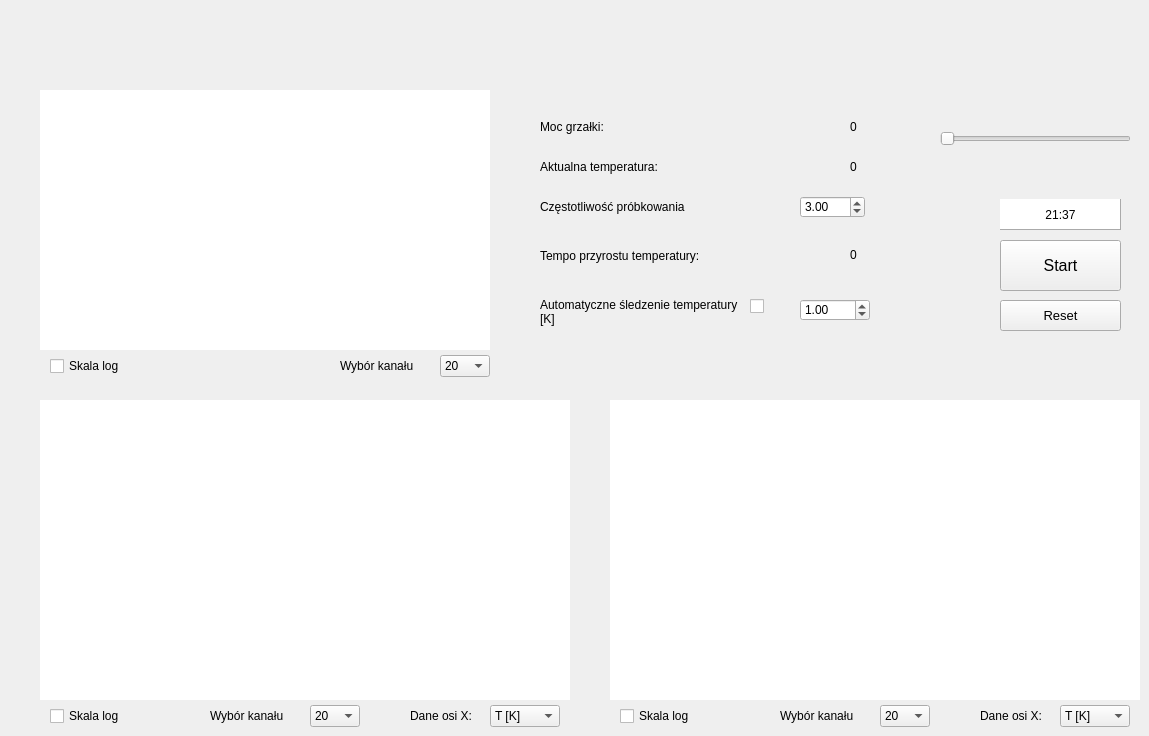
    <widget class="QWidget" name="page_pomiar_oporu">
     <widget class="QWidget" name="widget_temp" native="true">
      <property name="geometry">
       <rect>
        <x>40</x>
        <y>90</y>
        <width>450</width>
        <height>260</height>
       </rect>
      </property>
      <property name="styleSheet">
       <string notr="true">background-color: rgb(255, 255, 255);</string>
      </property>
     </widget>
     <widget class="QWidget" name="widget_probka1" native="true">
      <property name="geometry">
       <rect>
        <x>40</x>
        <y>400</y>
        <width>530</width>
        <height>300</height>
       </rect>
      </property>
      <property name="styleSheet">
       <string notr="true">background-color: rgb(255, 255, 255);</string>
      </property>
     </widget>
     <widget class="QWidget" name="widget_probka2" native="true">
      <property name="geometry">
       <rect>
        <x>610</x>
        <y>400</y>
        <width>530</width>
        <height>300</height>
       </rect>
      </property>
      <property name="styleSheet">
       <string notr="true">background-color: rgb(255, 255, 255);</string>
      </property>
     </widget>
     <widget class="QCheckBox" name="skala_temp">
      <property name="geometry">
       <rect>
        <x>50</x>
        <y>355</y>
        <width>141</width>
        <height>22</height>
       </rect>
      </property>
      <property name="font">
       <font>
        <pointsize>9</pointsize>
       </font>
      </property>
      <property name="text">
       <string>Skala log</string>
      </property>
     </widget>
     <widget class="QCheckBox" name="skala_probka1">
      <property name="geometry">
       <rect>
        <x>50</x>
        <y>705</y>
        <width>81</width>
        <height>22</height>
       </rect>
      </property>
      <property name="font">
       <font>
        <pointsize>9</pointsize>
       </font>
      </property>
      <property name="text">
       <string>Skala log</string>
      </property>
     </widget>
     <widget class="QCheckBox" name="skala_probka2">
      <property name="geometry">
       <rect>
        <x>620</x>
        <y>705</y>
        <width>91</width>
        <height>22</height>
       </rect>
      </property>
      <property name="font">
       <font>
        <pointsize>9</pointsize>
       </font>
      </property>
      <property name="text">
       <string>Skala log</string>
      </property>
     </widget>
     <widget class="QComboBox" name="comboBox_kanaly1">
      <property name="geometry">
       <rect>
        <x>310</x>
        <y>705</y>
        <width>50</width>
        <height>22</height>
       </rect>
      </property>
      <property name="font">
       <font>
        <pointsize>9</pointsize>
       </font>
      </property>
      <property name="currentText">
       <string>20</string>
      </property>
      <item>
       <property name="text">
        <string>20</string>
       </property>
      </item>
      <item>
       <property name="text">
        <string>Kanał 2</string>
       </property>
      </item>
      <item>
       <property name="text">
        <string>Kanał 3</string>
       </property>
      </item>
      <item>
       <property name="text">
        <string>Kanał 4</string>
       </property>
      </item>
      <item>
       <property name="text">
        <string>Kanał 5</string>
       </property>
      </item>
      <item>
       <property name="text">
        <string>Kanał 6</string>
       </property>
      </item>
      <item>
       <property name="text">
        <string>Kanał 7</string>
       </property>
      </item>
      <item>
       <property name="text">
        <string>Kanał 8</string>
       </property>
      </item>
      <item>
       <property name="text">
        <string>Kanał 9</string>
       </property>
      </item>
      <item>
       <property name="text">
        <string>Kanał 10</string>
       </property>
      </item>
      <item>
       <property name="text">
        <string>Kanał 11</string>
       </property>
      </item>
      <item>
       <property name="text">
        <string>Kanał 12</string>
       </property>
      </item>
      <item>
       <property name="text">
        <string>Kanał 13</string>
       </property>
      </item>
      <item>
       <property name="text">
        <string>Kanał 14</string>
       </property>
      </item>
      <item>
       <property name="text">
        <string>Kanał 15</string>
       </property>
      </item>
      <item>
       <property name="text">
        <string>Kanał 16</string>
       </property>
      </item>
      <item>
       <property name="text">
        <string>Kanał 17</string>
       </property>
      </item>
      <item>
       <property name="text">
        <string>Kanał 18</string>
       </property>
      </item>
      <item>
       <property name="text">
        <string>Kanał 19</string>
       </property>
      </item>
      <item>
       <property name="text">
        <string>Kanał 20</string>
       </property>
      </item>
     </widget>
     <widget class="QComboBox" name="comboBox_kanaly2">
      <property name="geometry">
       <rect>
        <x>880</x>
        <y>705</y>
        <width>50</width>
        <height>22</height>
       </rect>
      </property>
      <property name="font">
       <font>
        <pointsize>9</pointsize>
       </font>
      </property>
      <item>
       <property name="text">
        <string>20</string>
       </property>
      </item>
      <item>
       <property name="text">
        <string>Kanał 2</string>
       </property>
      </item>
      <item>
       <property name="text">
        <string>Kanał 3</string>
       </property>
      </item>
      <item>
       <property name="text">
        <string>Kanał 4</string>
       </property>
      </item>
      <item>
       <property name="text">
        <string>Kanał 5</string>
       </property>
      </item>
      <item>
       <property name="text">
        <string>Kanał 6</string>
       </property>
      </item>
      <item>
       <property name="text">
        <string>Kanał 7</string>
       </property>
      </item>
      <item>
       <property name="text">
        <string>Kanał 8</string>
       </property>
      </item>
      <item>
       <property name="text">
        <string>Kanał 9</string>
       </property>
      </item>
      <item>
       <property name="text">
        <string>Kanał 10</string>
       </property>
      </item>
      <item>
       <property name="text">
        <string>Kanał 11</string>
       </property>
      </item>
      <item>
       <property name="text">
        <string>Kanał 12</string>
       </property>
      </item>
      <item>
       <property name="text">
        <string>Kanał 13</string>
       </property>
      </item>
      <item>
       <property name="text">
        <string>Kanał 14</string>
       </property>
      </item>
      <item>
       <property name="text">
        <string>Kanał 15</string>
       </property>
      </item>
      <item>
       <property name="text">
        <string>Kanał 16</string>
       </property>
      </item>
      <item>
       <property name="text">
        <string>Kanał 17</string>
       </property>
      </item>
      <item>
       <property name="text">
        <string>Kanał 18</string>
       </property>
      </item>
      <item>
       <property name="text">
        <string>Kanał 19</string>
       </property>
      </item>
      <item>
       <property name="text">
        <string>Kanał 20</string>
       </property>
      </item>
     </widget>
     <widget class="QLabel" name="label_wybor1">
      <property name="geometry">
       <rect>
        <x>210</x>
        <y>705</y>
        <width>91</width>
        <height>22</height>
       </rect>
      </property>
      <property name="font">
       <font>
        <pointsize>9</pointsize>
       </font>
      </property>
      <property name="text">
       <string>Wybór kanału</string>
      </property>
     </widget>
     <widget class="QLabel" name="label_wybor2">
      <property name="geometry">
       <rect>
        <x>780</x>
        <y>705</y>
        <width>101</width>
        <height>22</height>
       </rect>
      </property>
      <property name="font">
       <font>
        <pointsize>9</pointsize>
       </font>
      </property>
      <property name="text">
       <string>Wybór kanału</string>
      </property>
     </widget>
     <widget class="QLabel" name="label_danex1">
      <property name="geometry">
       <rect>
        <x>410</x>
        <y>705</y>
        <width>81</width>
        <height>22</height>
       </rect>
      </property>
      <property name="font">
       <font>
        <pointsize>9</pointsize>
       </font>
      </property>
      <property name="text">
       <string>Dane osi X:</string>
      </property>
     </widget>
     <widget class="QComboBox" name="comboBox_osx1">
      <property name="geometry">
       <rect>
        <x>490</x>
        <y>705</y>
        <width>70</width>
        <height>22</height>
       </rect>
      </property>
      <property name="font">
       <font>
        <pointsize>9</pointsize>
       </font>
      </property>
      <item>
       <property name="text">
        <string>T [K]</string>
       </property>
      </item>
      <item>
       <property name="text">
        <string>t [s]</string>
       </property>
      </item>
     </widget>
     <widget class="QLabel" name="label_danex2">
      <property name="geometry">
       <rect>
        <x>980</x>
        <y>705</y>
        <width>81</width>
        <height>22</height>
       </rect>
      </property>
      <property name="font">
       <font>
        <pointsize>9</pointsize>
       </font>
      </property>
      <property name="text">
       <string>Dane osi X:</string>
      </property>
     </widget>
     <widget class="QComboBox" name="comboBox_osx2">
      <property name="geometry">
       <rect>
        <x>1060</x>
        <y>705</y>
        <width>70</width>
        <height>22</height>
       </rect>
      </property>
      <property name="font">
       <font>
        <pointsize>9</pointsize>
       </font>
      </property>
      <item>
       <property name="text">
        <string>T [K]</string>
       </property>
      </item>
      <item>
       <property name="text">
        <string>t [s]</string>
       </property>
      </item>
     </widget>
     <widget class="QPushButton" name="pushButton_start">
      <property name="geometry">
       <rect>
        <x>1000</x>
        <y>240</y>
        <width>121</width>
        <height>51</height>
       </rect>
      </property>
      <property name="font">
       <font>
        <pointsize>12</pointsize>
       </font>
      </property>
      <property name="text">
       <string>Start</string>
      </property>
     </widget>
     <widget class="QComboBox" name="comboBox_kanaly1_2">
      <property name="geometry">
       <rect>
        <x>440</x>
        <y>355</y>
        <width>50</width>
        <height>22</height>
       </rect>
      </property>
      <property name="font">
       <font>
        <pointsize>9</pointsize>
       </font>
      </property>
      <property name="currentText">
       <string>20</string>
      </property>
      <item>
       <property name="text">
        <string>20</string>
       </property>
      </item>
      <item>
       <property name="text">
        <string>Kanał 2</string>
       </property>
      </item>
      <item>
       <property name="text">
        <string>Kanał 3</string>
       </property>
      </item>
      <item>
       <property name="text">
        <string>Kanał 4</string>
       </property>
      </item>
      <item>
       <property name="text">
        <string>Kanał 5</string>
       </property>
      </item>
      <item>
       <property name="text">
        <string>Kanał 6</string>
       </property>
      </item>
      <item>
       <property name="text">
        <string>Kanał 7</string>
       </property>
      </item>
      <item>
       <property name="text">
        <string>Kanał 8</string>
       </property>
      </item>
      <item>
       <property name="text">
        <string>Kanał 9</string>
       </property>
      </item>
      <item>
       <property name="text">
        <string>Kanał 10</string>
       </property>
      </item>
      <item>
       <property name="text">
        <string>Kanał 11</string>
       </property>
      </item>
      <item>
       <property name="text">
        <string>Kanał 12</string>
       </property>
      </item>
      <item>
       <property name="text">
        <string>Kanał 13</string>
       </property>
      </item>
      <item>
       <property name="text">
        <string>Kanał 14</string>
       </property>
      </item>
      <item>
       <property name="text">
        <string>Kanał 15</string>
       </property>
      </item>
      <item>
       <property name="text">
        <string>Kanał 16</string>
       </property>
      </item>
      <item>
       <property name="text">
        <string>Kanał 17</string>
       </property>
      </item>
      <item>
       <property name="text">
        <string>Kanał 18</string>
       </property>
      </item>
      <item>
       <property name="text">
        <string>Kanał 19</string>
       </property>
      </item>
      <item>
       <property name="text">
        <string>Kanał 20</string>
       </property>
      </item>
     </widget>
     <widget class="QLabel" name="label_wybor1_2">
      <property name="geometry">
       <rect>
        <x>340</x>
        <y>355</y>
        <width>91</width>
        <height>22</height>
       </rect>
      </property>
      <property name="font">
       <font>
        <pointsize>9</pointsize>
       </font>
      </property>
      <property name="text">
       <string>Wybór kanału</string>
      </property>
     </widget>
     <widget class="QDoubleSpinBox" name="doubleSpinBox_czestotliowsc">
      <property name="geometry">
       <rect>
        <x>800</x>
        <y>196</y>
        <width>65</width>
        <height>22</height>
       </rect>
      </property>
      <property name="minimum">
       <double>1.000000000000000</double>
      </property>
      <property name="maximum">
       <double>300.000000000000000</double>
      </property>
      <property name="singleStep">
       <double>1.000000000000000</double>
      </property>
      <property name="value">
       <double>3.000000000000000</double>
      </property>
     </widget>
     <widget class="QLabel" name="label_automtyczne">
      <property name="geometry">
       <rect>
        <x>540</x>
        <y>294</y>
        <width>209</width>
        <height>36</height>
       </rect>
      </property>
      <property name="font">
       <font>
        <pointsize>9</pointsize>
        <stylestrategy>PreferDefault</stylestrategy>
       </font>
      </property>
      <property name="acceptDrops">
       <bool>false</bool>
      </property>
      <property name="autoFillBackground">
       <bool>false</bool>
      </property>
      <property name="text">
       <string>Automatyczne śledzenie temperatury [K]</string>
      </property>
      <property name="textFormat">
       <enum>Qt::AutoText</enum>
      </property>
      <property name="wordWrap">
       <bool>true</bool>
      </property>
     </widget>
     <widget class="QLabel" name="label_srednie_tempo">
      <property name="geometry">
       <rect>
        <x>850</x>
        <y>246</y>
        <width>16</width>
        <height>18</height>
       </rect>
      </property>
      <property name="font">
       <font>
        <pointsize>9</pointsize>
       </font>
      </property>
      <property name="text">
       <string>0</string>
      </property>
     </widget>
     <widget class="QLabel" name="label_czestotliwosc">
      <property name="geometry">
       <rect>
        <x>540</x>
        <y>198</y>
        <width>171</width>
        <height>18</height>
       </rect>
      </property>
      <property name="font">
       <font>
        <pointsize>9</pointsize>
        <stylestrategy>PreferDefault</stylestrategy>
       </font>
      </property>
      <property name="acceptDrops">
       <bool>false</bool>
      </property>
      <property name="autoFillBackground">
       <bool>false</bool>
      </property>
      <property name="text">
       <string>Częstotliwość próbkowania</string>
      </property>
      <property name="textFormat">
       <enum>Qt::AutoText</enum>
      </property>
      <property name="wordWrap">
       <bool>true</bool>
      </property>
     </widget>
     <widget class="QDoubleSpinBox" name="doubleSpinBox_sledzenie">
      <property name="geometry">
       <rect>
        <x>800</x>
        <y>299</y>
        <width>70</width>
        <height>22</height>
       </rect>
      </property>
      <property name="minimum">
       <double>-100.000000000000000</double>
      </property>
      <property name="maximum">
       <double>100.000000000000000</double>
      </property>
      <property name="value">
       <double>1.000000000000000</double>
      </property>
     </widget>
     <widget class="QLabel" name="label_aktualna_moc_wartosc">
      <property name="geometry">
       <rect>
        <x>850</x>
        <y>118</y>
        <width>16</width>
        <height>18</height>
       </rect>
      </property>
      <property name="font">
       <font>
        <pointsize>9</pointsize>
       </font>
      </property>
      <property name="text">
       <string>0</string>
      </property>
     </widget>
     <widget class="QLabel" name="label_aktualna_temp">
      <property name="geometry">
       <rect>
        <x>540</x>
        <y>158</y>
        <width>140</width>
        <height>18</height>
       </rect>
      </property>
      <property name="font">
       <font>
        <pointsize>9</pointsize>
       </font>
      </property>
      <property name="text">
       <string>Aktualna temperatura:</string>
      </property>
     </widget>
     <widget class="QLabel" name="label_tempo">
      <property name="geometry">
       <rect>
        <x>540</x>
        <y>238</y>
        <width>281</width>
        <height>36</height>
       </rect>
      </property>
      <property name="font">
       <font>
        <pointsize>9</pointsize>
        <stylestrategy>PreferDefault</stylestrategy>
       </font>
      </property>
      <property name="acceptDrops">
       <bool>false</bool>
      </property>
      <property name="autoFillBackground">
       <bool>false</bool>
      </property>
      <property name="text">
       <string>Tempo przyrostu temperatury:</string>
      </property>
      <property name="textFormat">
       <enum>Qt::AutoText</enum>
      </property>
      <property name="wordWrap">
       <bool>true</bool>
      </property>
     </widget>
     <widget class="QLabel" name="label_aktualna_temp_wartosc">
      <property name="geometry">
       <rect>
        <x>850</x>
        <y>158</y>
        <width>16</width>
        <height>18</height>
       </rect>
      </property>
      <property name="font">
       <font>
        <pointsize>9</pointsize>
       </font>
      </property>
      <property name="text">
       <string>0</string>
      </property>
     </widget>
     <widget class="QLabel" name="label_aktualna_moc">
      <property name="geometry">
       <rect>
        <x>540</x>
        <y>118</y>
        <width>81</width>
        <height>18</height>
       </rect>
      </property>
      <property name="font">
       <font>
        <pointsize>9</pointsize>
       </font>
      </property>
      <property name="text">
       <string>Moc grzałki:</string>
      </property>
     </widget>
     <widget class="QCheckBox" name="checkBox_sledzenie">
      <property name="geometry">
       <rect>
        <x>750</x>
        <y>298</y>
        <width>16</width>
        <height>16</height>
       </rect>
      </property>
      <property name="text">
       <string/>
      </property>
     </widget>
     <widget class="QSlider" name="horizontalSlider">
      <property name="geometry">
       <rect>
        <x>940</x>
        <y>128</y>
        <width>191</width>
        <height>22</height>
       </rect>
      </property>
      <property name="orientation">
       <enum>Qt::Horizontal</enum>
      </property>
     </widget>
     <widget class="QPushButton" name="pushButton_2">
      <property name="geometry">
       <rect>
        <x>1000</x>
        <y>300</y>
        <width>121</width>
        <height>31</height>
       </rect>
      </property>
      <property name="font">
       <font>
        <pointsize>10</pointsize>
       </font>
      </property>
      <property name="text">
       <string>Reset</string>
      </property>
     </widget>
     <widget class="QLabel" name="label_aktualna_moc_wartosc_2">
      <property name="geometry">
       <rect>
        <x>1000</x>
        <y>199</y>
        <width>121</width>
        <height>31</height>
       </rect>
      </property>
      <property name="font">
       <font>
        <pointsize>9</pointsize>
       </font>
      </property>
      <property name="styleSheet">
       <string notr="true">background-color: rgb(255, 255, 255);</string>
      </property>
      <property name="frameShape">
       <enum>QFrame::Panel</enum>
      </property>
      <property name="frameShadow">
       <enum>QFrame::Raised</enum>
      </property>
      <property name="text">
       <string>21:37</string>
      </property>
      <property name="alignment">
       <set>Qt::AlignCenter</set>
      </property>
     </widget>
    </widget>
